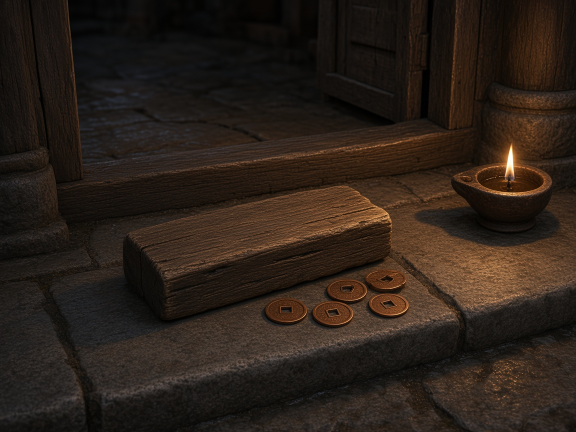
#> input picture 北段·归名录/docs/art-v2/originals/tool-wedge.png, 1152 x 864 px (shown at 1/2 size); its folder holds only this picture in this run
$ python convert-art.py
#> lines starting #> are read from the running program, lines starting #| are printed output that depends on the picture
#!/usr/bin/env python3
"""Convert docs/art-v2/originals/*.png into 游戏/assets/*.webp at runtime sizes."""
from pathlib import Path
from PIL import Image

ROOT = Path("/Users/Zhuanz/Desktop/北段·归名录V2")
SRC = ROOT / "docs/art-v2/originals"
DST = ROOT / "游戏/assets"
SKIP = {"approved-concept.png"}

def size_for(name: str):
    n = name.lower()
    if n.startswith("v2-portrait") or n.startswith("portrait-") or n.startswith("v2-person") or n.startswith("v2-shenyan") or n.startswith("card-new02"):
        return 768, 960
    if n.startswith("v2-env") or n.startswith("v2-scene") or n.startswith("scene-"):
        return 1600, 900
    return 960, 720

def fit(im: Image.Image, w: int, h: int) -> Image.Image:
#> called with w = 960, h = 720
    im = im.convert("RGB")
#> im is the input picture: PIL image 1152x864 RGB; mean R, G, B 43, 32.4, 24.5
    scale = max(w / im.width, h / im.height)
#> scale = 0.833
    nw, nh = max(1, int(im.width * scale)), max(1, int(im.height * scale))
#> nw = 960; nh = 720
    im = im.resize((nw, nh), Image.Resampling.LANCZOS)
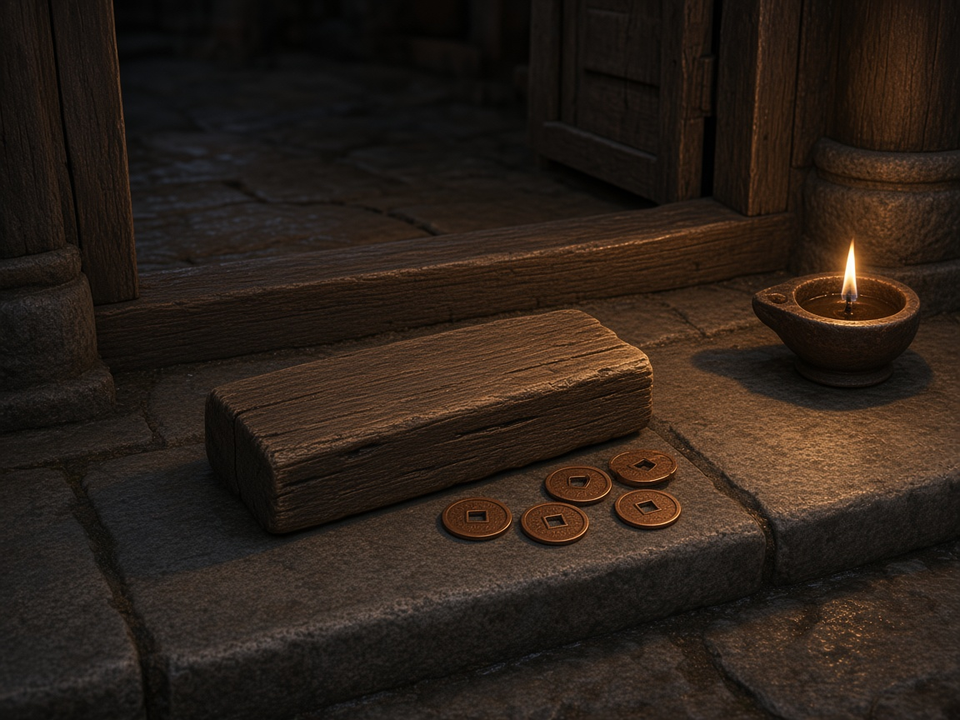
#> im: PIL image 960x720 RGB; mean R, G, B 43, 32.4, 24.5
    left, top = (nw - w) // 2, (nh - h) // 2
#> left = 0; top = 0
    return im.crop((left, top, left + w, top + h))

def main():
    DST.mkdir(parents=True, exist_ok=True)
    n = 0
    for p in sorted(SRC.glob("*.png")):
        if p.name in SKIP:
            continue
        w, h = size_for(p.stem)
        out = DST / (p.stem + ".webp")
        fit(Image.open(p), w, h).save(out, "WEBP", quality=82, method=4)
        n += 1
#> (the run stopped early here; a loop or call above may not have finished)
